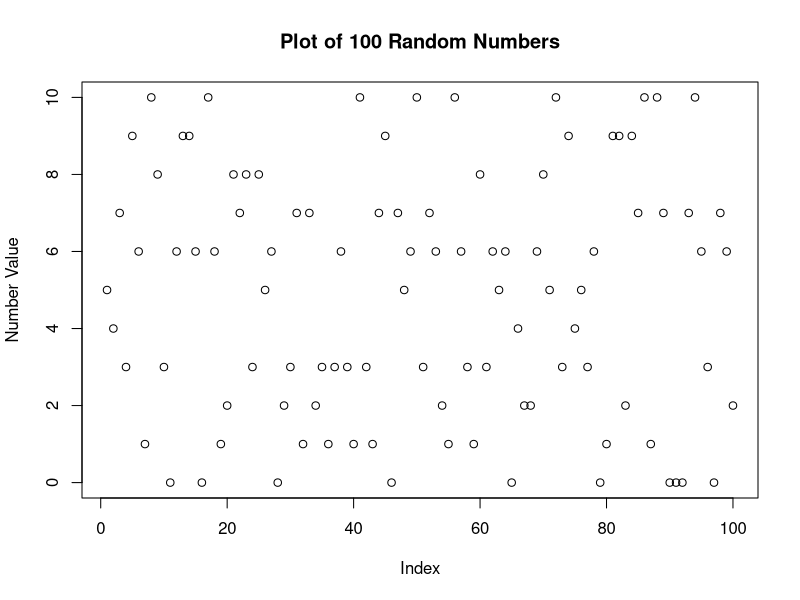
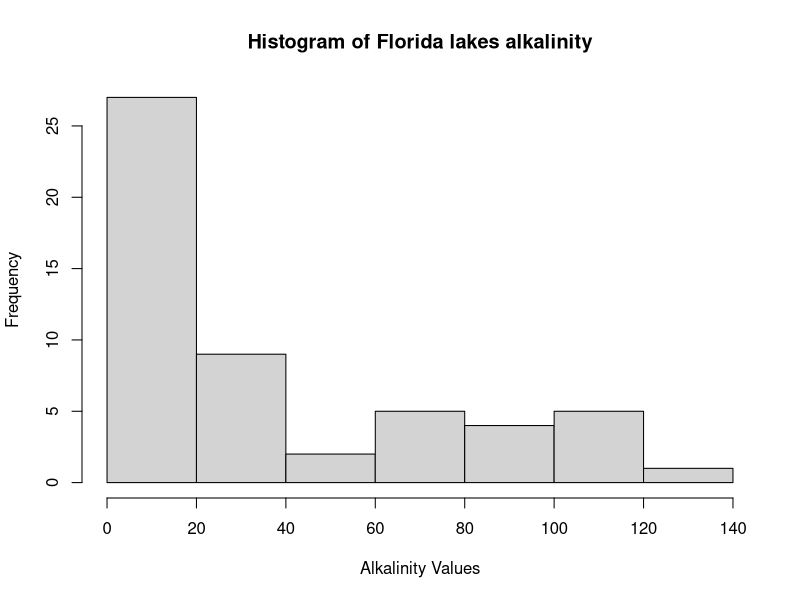
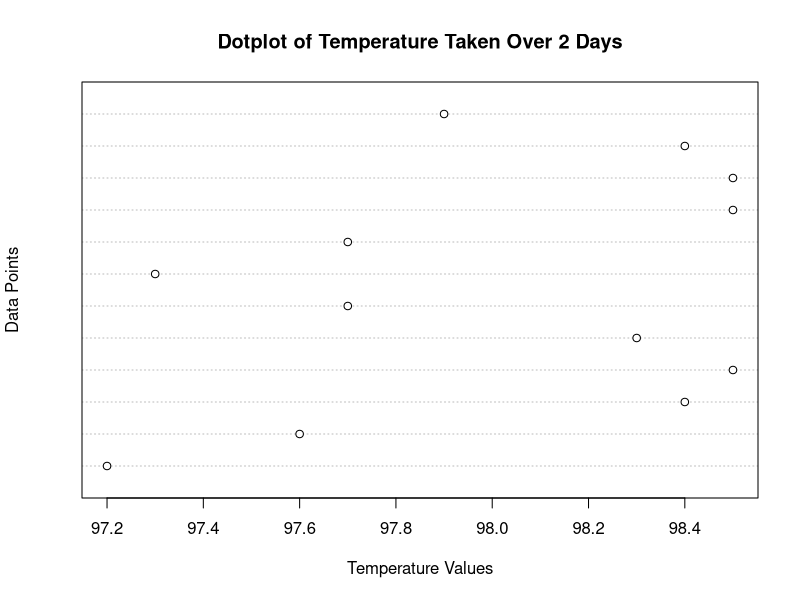
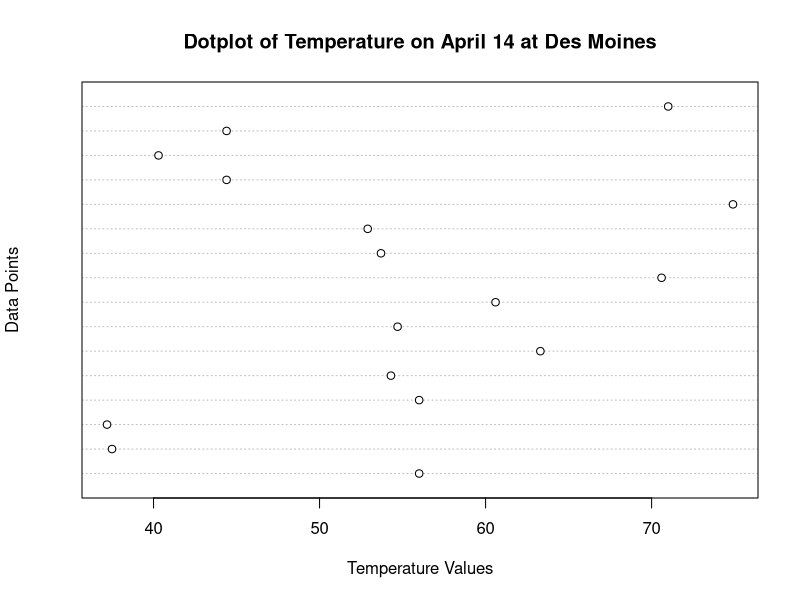
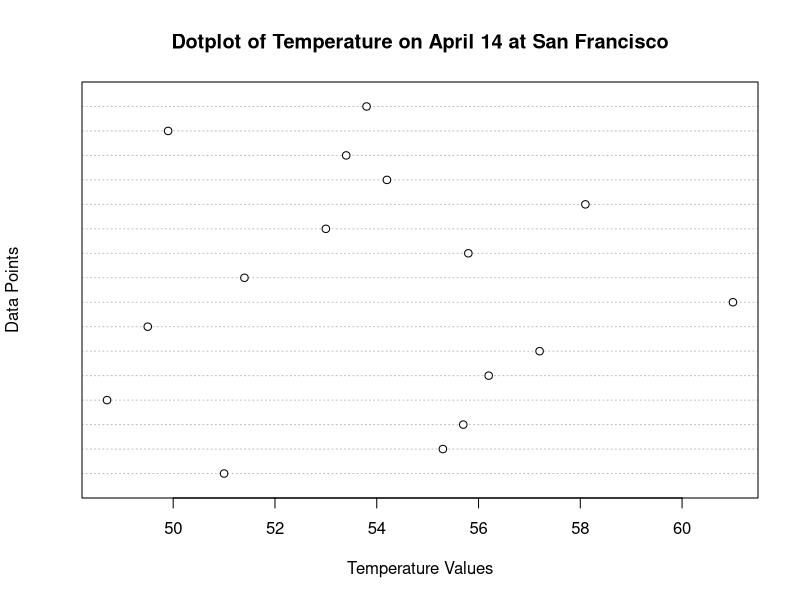

These figures' R source, in order:
# Author: Omer Basar
# Lab Partner: Peter Agudelo
# Date: 2/9/20
# Lab 2

# Question 1:
x = sample(0:10, 100,replace=TRUE)
plot(x, main = paste("Plot of 100 Random Numbers"), ylab = "Number Value")

# Question 2:
# In order to view them, call "P" and "Q" in the console.
P = c(31:60)
Q = matrix(P,nrow=6,ncol=5)

# Question 3:
lifetime_at_uni = ((2020-2019)/(2020-2000))*100

# Question 4:
# rgb = Produces a color based on the input value.
# lwd = Sets line widths in plots.
# pch = Adds points to a plot.
# cex = Sets the scale of text and symbols in plots.

# Question 5:
y = c(5.9, 3.5, 116, 39.4, 2.5, 19.6, 5.2, 71.4, 26.4, 4.8, 6.6,
  16.5, 25.4, 7.1, 128, 83.7, 108.5, 61.3, 6.4, 31, 7.5, 17.3, 12.6,
  7, 10.5, 30, 55.4, 3.9, 5.5, 6.3, 67, 28.8, 5.8, 4.5, 119.1, 25.4,
  106.5, 53, 8.5, 87.6, 114, 97.5, 11.8, 66.5, 16, 5, 25.6, 81.5, 1.2,
  34, 15.5, 17.3, 71.8)
hist(y, main = paste("Histogram of Florida lakes alkalinity"), xlab = "Alkalinity Values")
# The shape of the histogram is skewed right.
# The mean is expected to be larger than the median in this sample of alkalinity
# values because the the shape of the distribution is skewed right.
alkalinity_mean = mean(y)
alkalinity_median = median(y)
# The mean is located in the second bar of the graph,
# while the median is in the first bar.

# Question 6:
z = c(97.2, 97.6, 98.4, 98.5, 98.3, 97.7, 97.3, 97.7, 98.5, 98.5, 98.4, 97.9)
dotchart(z, main = paste("Dotplot of Temperature Taken Over 2 Days"),
  xlab = "Temperature Values", ylab = "Data Points")
temp_mean = mean(z)
temp_median = median(z)
# The mean is located at 98 degrees and the median is located
# between 98 and 98.2 degrees.

# Question 7:
# Des Moines is expected to have the higher standard deviation because
# the outliers are more extreme in this set compared to San Francisco.
Des_Moines = c(56, 37.5, 37.2, 56, 54.3, 63.3, 54.7, 60.6, 70.6,
               53.7, 52.9, 74.9, 44.4, 40.3, 44.4, 71)
San_Francisco = c(51, 55.3, 55.7, 48.7, 56.2, 57.2, 49.5, 61,
                  51.4, 55.8, 53, 58.1, 54.2, 53.4, 49.9, 53.8)
dotchart(Des_Moines, main = paste("Dotplot of Temperature on April 14 at Des Moines"),
         xlab = "Temperature Values", ylab = "Data Points")
dotchart(San_Francisco, main = paste("Dotplot of Temperature on April 14 at San Francisco"),
         xlab = "Temperature Values", ylab = "Data Points")
deviation_one = sd(Des_Moines)
deviation_two= sd(San_Francisco)
# The standard deviation for Des Moines is higher than
# the one for San Francisco.
des_mean = mean(Des_Moines)
des_median = median(Des_Moines)
san_mean = mean(San_Francisco)
san_median = median(San_Francisco)
# Des Moines has a higher median and mean compared to San Francisco.
